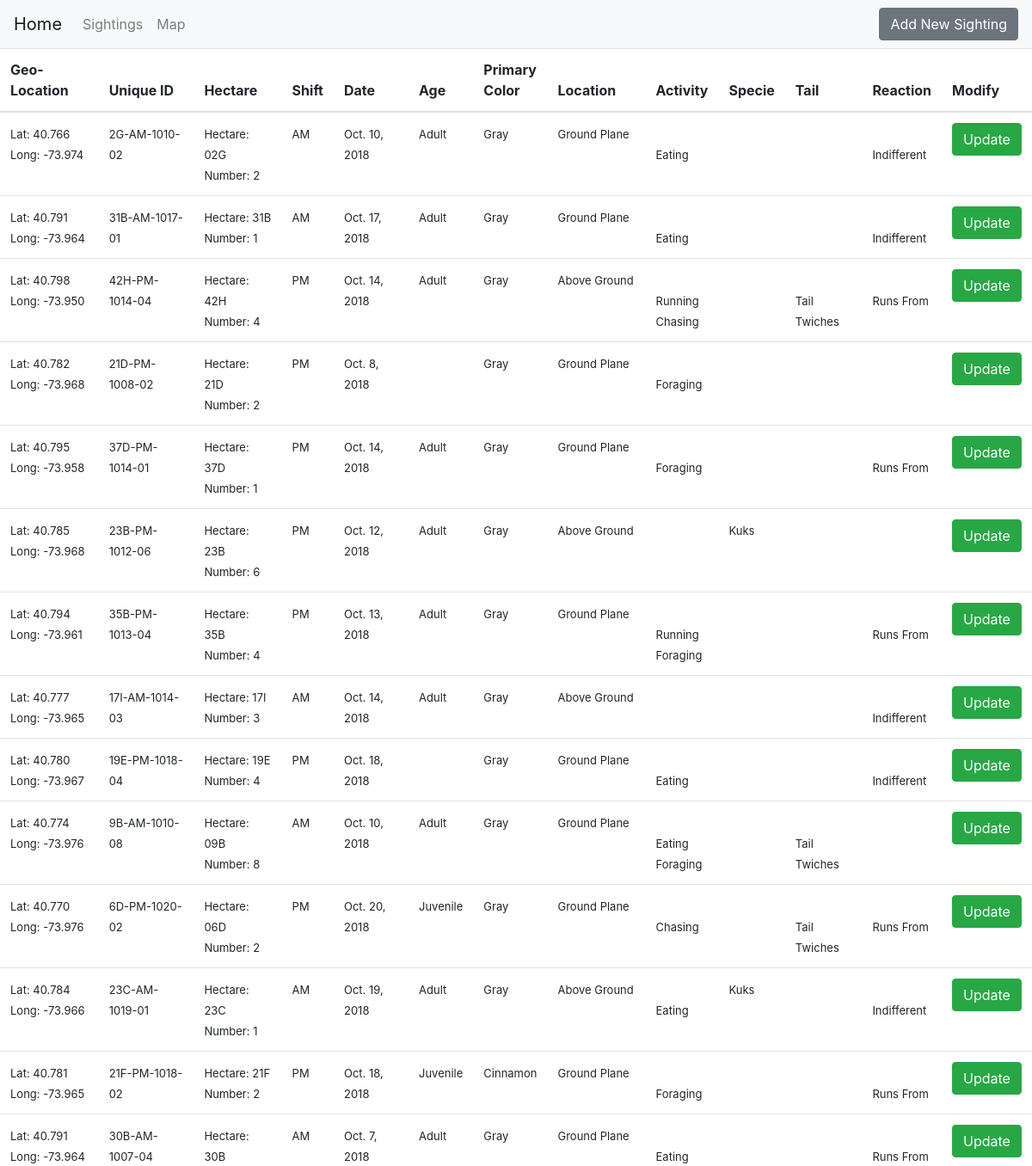
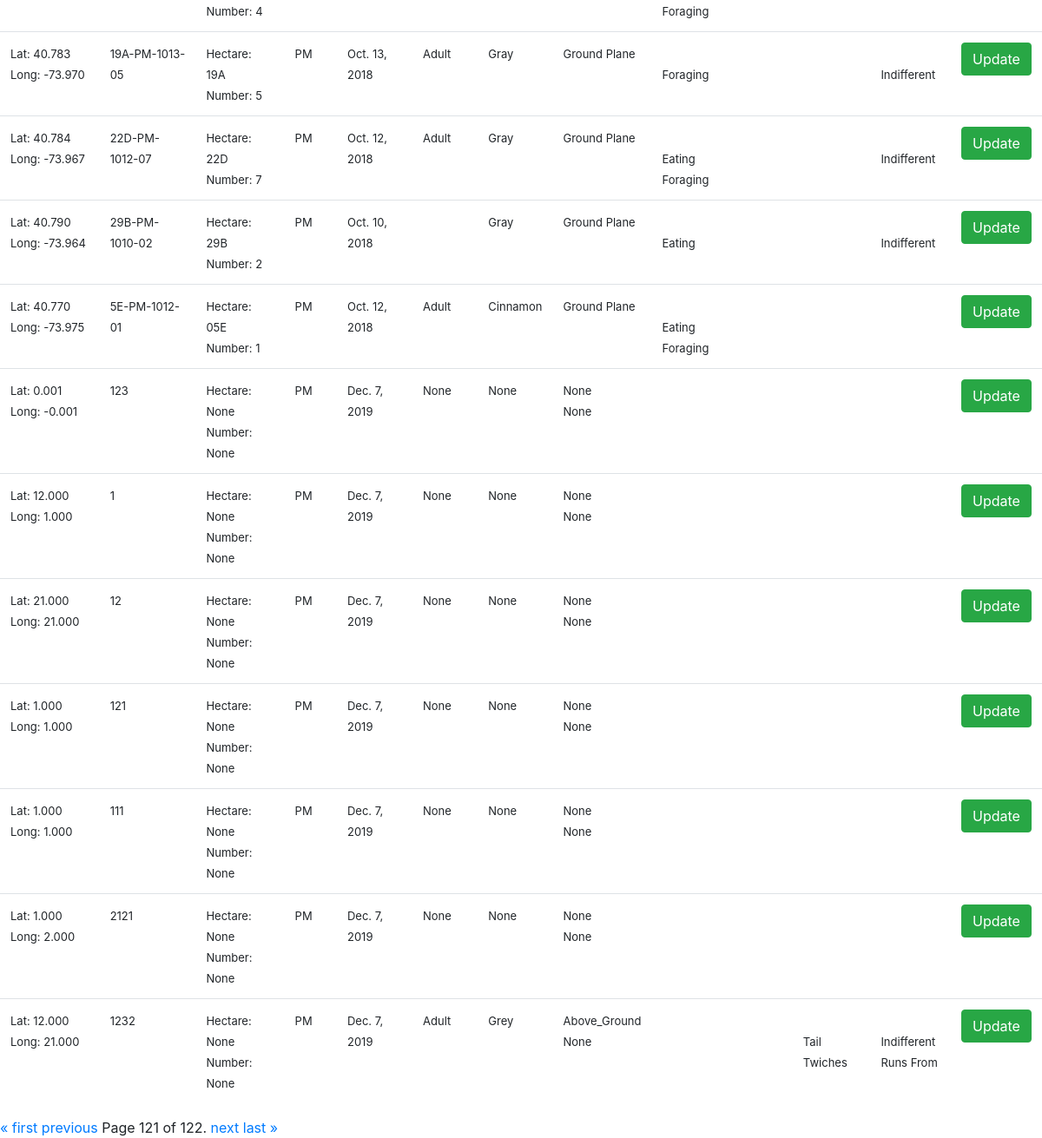
The page /sightings/?page=121 on the database its author committed (2 pictures, top to bottom).
### sightings/models.py (models this page shows)
class new_sighting (models.Model):
    Latitude = models.DecimalField(max_digits=5, decimal_places=3)
    Longitude = models.DecimalField(max_digits=5, decimal_places=3)
    Unique_Squirrel_ID = models.CharField(max_length=50,unique=True)
    Hectare=models.CharField(max_length=3,blank=True,null=True)
    PM='PM'
    AM='AM'
    shift_choices=[(PM,'PM'),(AM,'AM')]
    Shift=models.CharField(max_length=2,choices=shift_choices)
    Date= models.DateField()
    Hectare_Squirrel_Number=models.IntegerField(blank=True,null=True)
    adult='Adult'
    juvenile='Juvenile'
    age_choices=[(adult,'Adult'),(juvenile,'Juvenile')]
    Age=models.CharField(max_length=20,choices=age_choices,blank=True,null=True)
    grey='Grey'
    cinnamon='Cinnamon'
    black='Black'
    color_choices=[(grey,'Grey'), (cinnamon,'Cinnamon'), (black,'Black')]
    Primary_Fur_Color=models.CharField(max_length=20,choices=color_choices,blank=True,null=True)
    Ground_Plane='Ground Plane'
    Above_Ground='Above_Ground'
    location_choices=[(Ground_Plane,'Ground Plane'),(Above_Ground,'Above_Ground')]
    Location=models.CharField(max_length=20,choices=location_choices,blank=True,null=True)
    Specific_Location= models.CharField(max_length=50,blank=True,null=True)
    Running = models.BooleanField()
    Chasing=models.BooleanField()
    Climbing=models.BooleanField()
    Eating=models.BooleanField()
    Foraging=models.BooleanField()
    Other_Activities=models.CharField(max_length=50,blank=True,null=True)
    Kuks=models.BooleanField()
    Quaas=models.BooleanField()
    Moans=models.BooleanField()
    Tail_flags=models.BooleanField()
    Tail_twitches=models.BooleanField()
    Approaches=models.BooleanField()
    Indifferent=models.BooleanField()
    Runs_from=models.BooleanField()

### sightings/views.py (the view)
# urls.py: path('sightings/', sightings_view, name='sightings'),
def sightings_view(request):
    squirrel_list = new_sighting.objects.all()
    paginator = Paginator(squirrel_list, 25) # Show 25 contacts per page
    page = request.GET.get('page')
    squirrels = paginator.get_page(page)
    return render(request, 'sightings.html', {'squirrels': squirrels})

### templates/sightings.html (shortened to what this page needs)
{% extends "base.html" %}
{% block content %}
<link href="https://unpkg.com/bootstrap-table@1.15.5/dist/bootstrap-table.min.css" rel="stylesheet">
<table class="table"
        data-toggle="table">
        <thead>
          <tr>
            <th scope="col">Geo-Location</th>
            <th scope="col">Unique ID</th>
            <th scope="col">Hectare</th>
            <th scope="col">Shift</th>
            <th scope="col">Date</th>
            <th scope="col">Age</th>
            <th scope="col">Primary<br>Color</th>
            <th scope="col">Location</th>
            <th scope="col">Activity</th>
            <th scope="col">Specie</th>
            <th scope="col">Tail</th>
            <th scope="col">Reaction</th>
            <th scope="col">Modify</th>
         </tr>
        </thead>
        <tbody>
        {% for squirrel in squirrels %}
        <tr>
            <td><font size=2>Lat: {{squirrel.Latitude}}<br>Long: {{squirrel.Longitude}}</font></td>
            <td><font size=2>{{squirrel.Unique_Squirrel_ID}}</font></td>
            <td><font size=2>
                    Hectare: {{squirrel.Hectare}} <br>
                    Number: {{squirrel.Hectare_Squirrel_Number}}
            </font></td>
            <td><font size=2>{{squirrel.Shift}}</font></td>
            <td><font size=2>{{squirrel.Date}}</font></td>
            <td><font size=2>{{squirrel.Age}}</font></td>
            <td style= "width: fit-content;"><font size=2>{{squirrel.Primary_Fur_Color}}</font></td>
            <td><font size=2>
                    {{squirrel.Location}} <br>
                    {{squirrel.Specific_Location}}
            </font></td>
            <td><font size=2>
                {% if squirrel.Running %}
                        <br>Running
                {%endif%}
                {% if squirrel.Chasing %}
                        <br>Chasing
                {%endif%}
                {% if squirrel.Eating %}
                        <br>Eating
                {%endif%}
                {% if squirrel.Foraging %}
                        <br>Foraging
                {%endif%}
            </font>
            </td>
            <td><font size=2>
                    {% if squirrel.Kuks %}
                        Kuks
                    {%endif%}
            </font>
            </td>
            <td><font size=2>
                {% if squirrel.Tail_twitches %}
                        <br>Tail Twiches
                {%endif%}
            </font>
            </td>
            <td><font size=2>
                {% if squirrel.Indifferent%}
                        <br>Indifferent
                {%endif%}
                {% if squirrel.Runs_from%}
                        <br>Runs From
                {%endif%}
            </font>
            </td>
            <td>
                <a class="btn btn-success" href="{{squirrel.Unique_Squirrel_ID}}/" role="button">Update</a>
            </td>
        </tr>
        {% endfor %}
</table>
 <div class="pagination">
        <span class="step-links">
            {% if squirrels.has_previous %}
                <a href="?page=1">&laquo; first</a>
                <a href="?page={{ squirrels.previous_page_number }}">previous</a>
            {% endif %}
            <span class="current">
                Page {{ squirrels.number }} of {{ squirrels.paginator.num_pages }}.
            </span>
            {% if squirrels.has_next %}
                <a href="?page={{ squirrels.next_page_number }}">next</a>
                <a href="?page={{ squirrels.paginator.num_pages }}">last &raquo;</a>
            {% endif %}
        </span>
    </div>
{% endblock content %}

### rows shown on the page
new_sighting: Latitude "40.766", Longitude "-73.974", Unique_Squirrel_ID "2G-AM-1010-02", Hectare "02G", Hectare_Squirrel_Number "2", Shift "AM", Date "Oct. 10, 2018", Age "Adult", Primary_Fur_Color "Gray", Location "Ground Plane", Eating "Eating", Indifferent "Indifferent"
new_sighting: Latitude "40.791", Longitude "-73.964", Unique_Squirrel_ID "31B-AM-1017-01", Hectare "31B", Hectare_Squirrel_Number "1", Shift "AM", Date "Oct. 17, 2018", Age "Adult", Primary_Fur_Color "Gray", Location "Ground Plane", Eating "Eating", Indifferent "Indifferent"
new_sighting: Latitude "40.798", Longitude "-73.950", Unique_Squirrel_ID "42H-PM-1014-04", Hectare "42H", Hectare_Squirrel_Number "4", Shift "PM", Date "Oct. 14, 2018", Age "Adult", Primary_Fur_Color "Gray", Location "Above Ground", Running "Running", Chasing "Chasing", Tail_twitches "Tail Twiches", Runs_from "Runs From"
new_sighting: Latitude "40.782", Longitude "-73.968", Unique_Squirrel_ID "21D-PM-1008-02", Hectare "21D", Hectare_Squirrel_Number "2", Shift "PM", Date "Oct. 8, 2018", Primary_Fur_Color "Gray", Location "Ground Plane", Foraging "Foraging"
new_sighting: Latitude "40.795", Longitude "-73.958", Unique_Squirrel_ID "37D-PM-1014-01", Hectare "37D", Hectare_Squirrel_Number "1", Shift "PM", Date "Oct. 14, 2018", Age "Adult", Primary_Fur_Color "Gray", Location "Ground Plane", Foraging "Foraging", Runs_from "Runs From"
new_sighting: Latitude "40.785", Longitude "-73.968", Unique_Squirrel_ID "23B-PM-1012-06", Hectare "23B", Hectare_Squirrel_Number "6", Shift "PM", Date "Oct. 12, 2018", Age "Adult", Primary_Fur_Color "Gray", Location "Above Ground", Kuks "Kuks"
new_sighting: Latitude "40.794", Longitude "-73.961", Unique_Squirrel_ID "35B-PM-1013-04", Hectare "35B", Hectare_Squirrel_Number "4", Shift "PM", Date "Oct. 13, 2018", Age "Adult", Primary_Fur_Color "Gray", Location "Ground Plane", Running "Running", Foraging "Foraging", Runs_from "Runs From"
new_sighting: Latitude "40.777", Longitude "-73.965", Unique_Squirrel_ID "17I-AM-1014-03", Hectare "17I", Hectare_Squirrel_Number "3", Shift "AM", Date "Oct. 14, 2018", Age "Adult", Primary_Fur_Color "Gray", Location "Above Ground", Indifferent "Indifferent"
new_sighting: Latitude "40.780", Longitude "-73.967", Unique_Squirrel_ID "19E-PM-1018-04", Hectare "19E", Hectare_Squirrel_Number "4", Shift "PM", Date "Oct. 18, 2018", Primary_Fur_Color "Gray", Location "Ground Plane", Eating "Eating", Indifferent "Indifferent"
new_sighting: Latitude "40.774", Longitude "-73.976", Unique_Squirrel_ID "9B-AM-1010-08", Hectare "09B", Hectare_Squirrel_Number "8", Shift "AM", Date "Oct. 10, 2018", Age "Adult", Primary_Fur_Color "Gray", Location "Ground Plane", Eating "Eating", Foraging "Foraging", Tail_twitches "Tail Twiches"
new_sighting: Latitude "40.770", Longitude "-73.976", Unique_Squirrel_ID "6D-PM-1020-02", Hectare "06D", Hectare_Squirrel_Number "2", Shift "PM", Date "Oct. 20, 2018", Age "Juvenile", Primary_Fur_Color "Gray", Location "Ground Plane", Chasing "Chasing", Tail_twitches "Tail Twiches", Runs_from "Runs From"
new_sighting: Latitude "40.784", Longitude "-73.966", Unique_Squirrel_ID "23C-AM-1019-01", Hectare "23C", Hectare_Squirrel_Number "1", Shift "AM", Date "Oct. 19, 2018", Age "Adult", Primary_Fur_Color "Gray", Location "Above Ground", Eating "Eating", Kuks "Kuks", Indifferent "Indifferent"
new_sighting: Latitude "40.781", Longitude "-73.965", Unique_Squirrel_ID "21F-PM-1018-02", Hectare "21F", Hectare_Squirrel_Number "2", Shift "PM", Date "Oct. 18, 2018", Age "Juvenile", Primary_Fur_Color "Cinnamon", Location "Ground Plane", Foraging "Foraging", Runs_from "Runs From"
new_sighting: Latitude "40.791", Longitude "-73.964", Unique_Squirrel_ID "30B-AM-1007-04", Hectare "30B", Hectare_Squirrel_Number "4", Shift "AM", Date "Oct. 7, 2018", Age "Adult", Primary_Fur_Color "Gray", Location "Ground Plane", Eating "Eating", Foraging "Foraging", Runs_from "Runs From"
new_sighting: Latitude "40.783", Longitude "-73.970", Unique_Squirrel_ID "19A-PM-1013-05", Hectare "19A", Hectare_Squirrel_Number "5", Shift "PM", Date "Oct. 13, 2018", Age "Adult", Primary_Fur_Color "Gray", Location "Ground Plane", Foraging "Foraging", Indifferent "Indifferent"
new_sighting: Latitude "40.784", Longitude "-73.967", Unique_Squirrel_ID "22D-PM-1012-07", Hectare "22D", Hectare_Squirrel_Number "7", Shift "PM", Date "Oct. 12, 2018", Age "Adult", Primary_Fur_Color "Gray", Location "Ground Plane", Eating "Eating", Foraging "Foraging", Indifferent "Indifferent"
new_sighting: Latitude "40.790", Longitude "-73.964", Unique_Squirrel_ID "29B-PM-1010-02", Hectare "29B", Hectare_Squirrel_Number "2", Shift "PM", Date "Oct. 10, 2018", Primary_Fur_Color "Gray", Location "Ground Plane", Eating "Eating", Indifferent "Indifferent"
new_sighting: Latitude "40.770", Longitude "-73.975", Unique_Squirrel_ID "5E-PM-1012-01", Hectare "05E", Hectare_Squirrel_Number "1", Shift "PM", Date "Oct. 12, 2018", Age "Adult", Primary_Fur_Color "Cinnamon", Location "Ground Plane", Eating "Eating", Foraging "Foraging"
new_sighting: Latitude "0.001", Longitude "-0.001", Unique_Squirrel_ID "123", Hectare "None", Hectare_Squirrel_Number "None", Shift "PM", Date "Dec. 7, 2019", Age "None", Primary_Fur_Color "None", Location "None", Specific_Location "None"
new_sighting: Latitude "12.000", Longitude "1.000", Unique_Squirrel_ID "1", Hectare "None", Hectare_Squirrel_Number "None", Shift "PM", Date "Dec. 7, 2019", Age "None", Primary_Fur_Color "None", Location "None", Specific_Location "None"
new_sighting: Latitude "21.000", Longitude "21.000", Unique_Squirrel_ID "12", Hectare "None", Hectare_Squirrel_Number "None", Shift "PM", Date "Dec. 7, 2019", Age "None", Primary_Fur_Color "None", Location "None", Specific_Location "None"
new_sighting: Latitude "1.000", Longitude "1.000", Unique_Squirrel_ID "121", Hectare "None", Hectare_Squirrel_Number "None", Shift "PM", Date "Dec. 7, 2019", Age "None", Primary_Fur_Color "None", Location "None", Specific_Location "None"
new_sighting: Latitude "1.000", Longitude "1.000", Unique_Squirrel_ID "111", Hectare "None", Hectare_Squirrel_Number "None", Shift "PM", Date "Dec. 7, 2019", Age "None", Primary_Fur_Color "None", Location "None", Specific_Location "None"
new_sighting: Latitude "1.000", Longitude "2.000", Unique_Squirrel_ID "2121", Hectare "None", Hectare_Squirrel_Number "None", Shift "PM", Date "Dec. 7, 2019", Age "None", Primary_Fur_Color "None", Location "None", Specific_Location "None"
new_sighting: Latitude "12.000", Longitude "21.000", Unique_Squirrel_ID "1232", Hectare "None", Hectare_Squirrel_Number "None", Shift "PM", Date "Dec. 7, 2019", Age "Adult", Primary_Fur_Color "Grey", Location "Above_Ground", Specific_Location "None", Tail_twitches "Tail Twiches", Indifferent "Indifferent", Runs_from "Runs From"

### other values the page prints
{{ squirrels.number }} "121"
{{ squirrels.paginator.num_pages }} "122"
